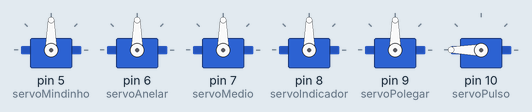
Simulated run of this sketch. Board: Arduino Uno, built with avr-gcc and run on an emulated ATmega328P. Parts: 6 × servo.

Above: at 1.05 s.
Timing chart, 0 to 5.6 s (numbered marks = the images above):
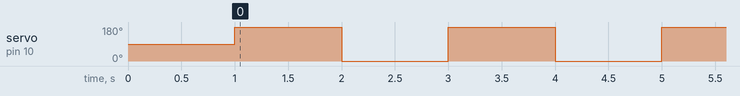

Measured:
- by itself, servo on pin 10 (servoPulso): alternates 180° for 1.0 s and 0° for 1.0 s

The sketch:

25-07-29.ino
```cpp
#include <Servo.h>

// Criando objetos Servo para cada dedo
Servo servoMindinho; //amarelo
Servo servoAnelar; // azul
Servo servoMedio; // verde escuro
Servo servoIndicador; // roxo
Servo servoPolegar; // laranja
Servo servoPulso; // branco

// void a(){
//   servoMindinho.write(180);
//   servoAnelar.write(180);
//   servoMedio.write(180);
//   servoIndicador.write(180);
//   servoPolegar.write(180);
//   servoPulso.write(180);
// }

void setup() {
// Anexando os servos aos pinos definidos
  servoMindinho.attach(5);
  servoAnelar.attach(6);
  servoMedio.attach(7);
  servoIndicador.attach(8);
  servoPolegar.attach(9);
  servoPulso.attach(10);
  delay(1000);
}

void loop() {
  // servoMindinho.write(180);
  // delay(1000);
  // servoMindinho.write(0);
  // delay(1000);

  // // Anelar
  // servoAnelar.write(180);
  // delay(1000);
  // servoAnelar.write(0);
  // delay(1000);

  // // Médio
  // servoMedio.write(180);
  // delay(1000);
  // servoMedio.write(0);
  // delay(1000);

  // // Indicador
  // servoIndicador.write(180);
  // delay(1000);
  // servoIndicador.write(0);
  // delay(1000);

  // // Polegar
  // servoPolegar.write(180);
  // delay(1000);
  // servoPolegar.write(0);
  // delay(1000);

  // Pulso
  servoPulso.write(180); //90 = 45 graus| 180 = 90 graus (sentido horário)
  delay(1000);
  servoPulso.write(0);
  delay(1000);
}
```
